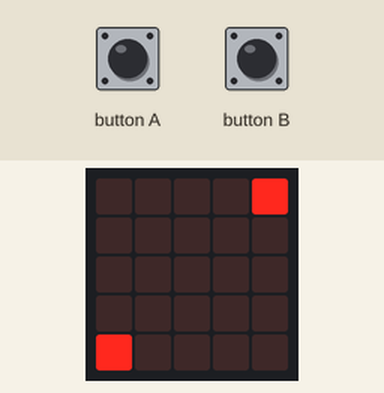
Recording of a program running on a simulated Calliope mini (MakeCode). On the bench: the board's 5×5 LED display. The test bench sets the inputs (shaded band).

Above: at 0.7 s.
1.3 s: button B pressed for 0.15 s
At 1.67 s:
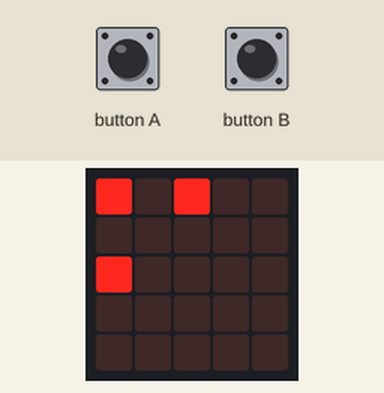
2.0 s: button B pressed for 0.15 s
At 4.4 s:
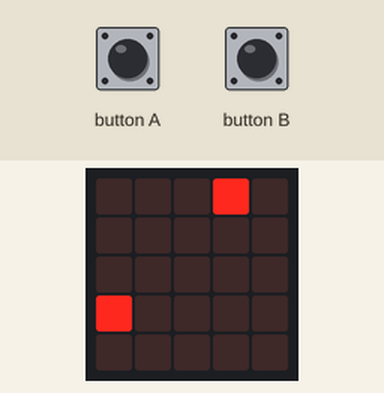
9.0 s: button B pressed for 0.15 s
At 12.81 s:
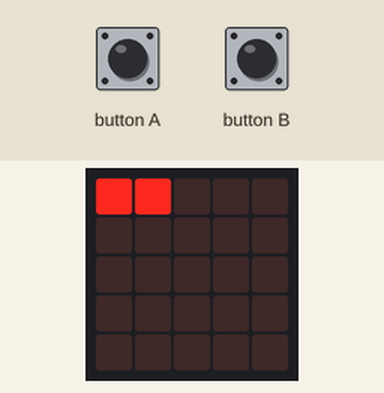

The program:

main.ts
```typescript
input.onButtonPressed(Button.A, function () {

})
input.onButtonPressed(Button.B, function () {
    led.plot(0, 0)
    basic.pause(1000)
    led.plot(1, 0)
    basic.pause(1000)
    led.plot(2, 0)
    basic.pause(1000)
    led.plot(3, 0)
    basic.pause(1000)
    led.plot(4, 0)
    basic.pause(1000)
})
basic.forever(function () {
    for (let index = 0; index <= 4; index++) {
        basic.pause(50)
        led.plot(0, index)
        led.plot(index, 0)
        basic.pause(100)
        led.unplot(0, index)
        led.unplot(index, 0)
    }
    for (let index = 0; index <= 4; index++) {
        basic.pause(50)
        led.plot(4, index)
        led.plot(index, 4)
        basic.pause(50)
        led.unplot(4, index)
        led.unplot(index, 4)
    }
})
```

test.ts
```typescript
// Hier kann man Tests durchführen; diese Datei wird nicht kompiliert, wenn dieses Paket als Erweiterung verwendet wird.
```
